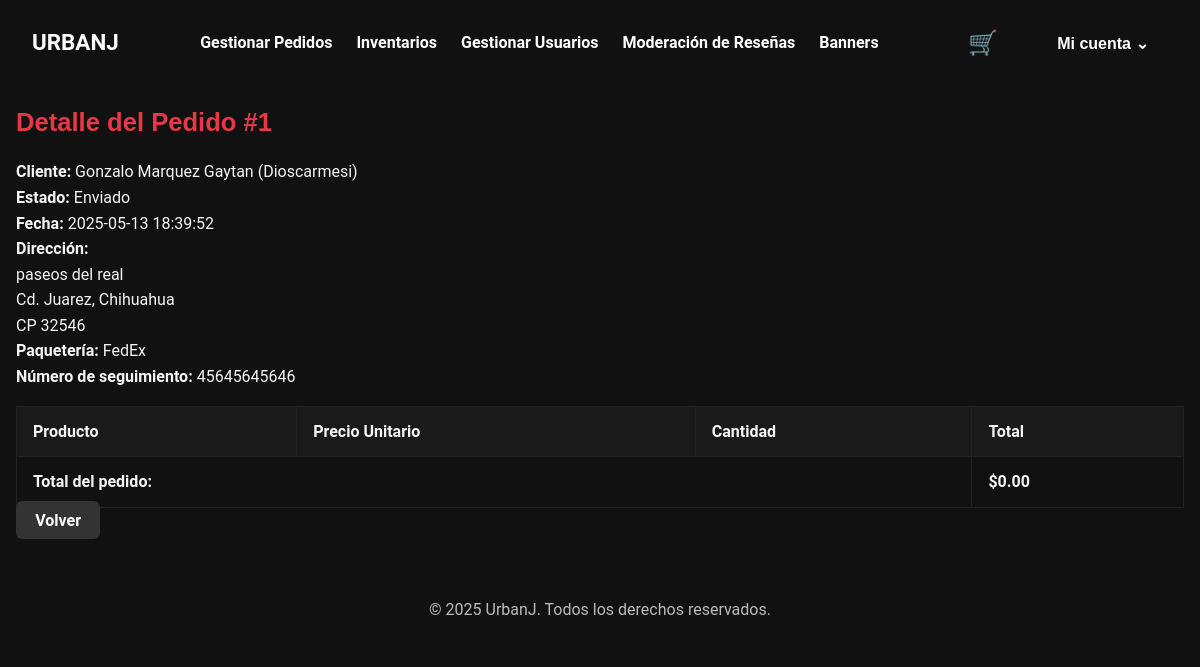
Screenshot of /Proyecto/ver_pedido.php?id=1 (signed in) with the database file from the repository.
### tables this page shows
CREATE TABLE `pedidos` (
  `id` int(11) NOT NULL,
  `usuario_id` int(11) NOT NULL,
  `total` decimal(10,2) NOT NULL,
  `estado` enum('Pendiente','Pagado','Enviado','Cancelado') DEFAULT 'Pendiente',
  `creado_at` datetime DEFAULT current_timestamp(),
  `actualizado_at` datetime DEFAULT current_timestamp() ON UPDATE current_timestamp(),
  `paqueteria` enum('FedEx','Estafeta','UPS') DEFAULT NULL,
  `guia_seguimiento` varchar(100) DEFAULT NULL
);

CREATE TABLE `usuarios` (
  `id` int(11) NOT NULL,
  `nombre` varchar(100) NOT NULL,
  `apellido_paterno` varchar(100) NOT NULL,
  `apellido_materno` varchar(100) NOT NULL,
  `usuario` varchar(50) NOT NULL,
  `pais` varchar(50) NOT NULL,
  `estado` varchar(50) NOT NULL,
  `ciudad` varchar(50) NOT NULL,
  `direccion1` varchar(255) NOT NULL,
  `direccion2` varchar(255) DEFAULT NULL,
  `codigo_postal` varchar(20) NOT NULL,
  `correo` varchar(100) NOT NULL,
  `password` varchar(255) NOT NULL,
  `fecha_nacimiento` date NOT NULL,
  `admin` tinyint(1) NOT NULL DEFAULT 0
);

### Proyecto/ver_pedido.php (the view, shortened to what this page needs)
<?php
require_once __DIR__ . '/includes/conexion.php';
$id = intval($_GET['id']);
$stmt = $pdo->prepare("
    SELECT p.id, p.total, p.estado, p.creado_at, p.paqueteria, p.guia_seguimiento,
           u.usuario, u.nombre, u.apellido_paterno, u.apellido_materno,
           u.estado AS estado_u, u.ciudad, u.direccion1, u.direccion2, u.codigo_postal
    FROM pedidos p
    JOIN usuarios u ON p.usuario_id = u.id
    WHERE p.id = ?
");
$stmt->execute([$id]);
$pedido = $stmt->fetch(PDO::FETCH_ASSOC);
$stmt = $pdo->prepare("
    SELECT d.cantidad, d.precio_unitario, pr.nombre
    FROM pedido_detalle d
    JOIN productos pr ON d.producto_id = pr.id
    WHERE d.pedido_id = ?
");
$stmt->execute([$id]);
$detalles = $stmt->fetchAll(PDO::FETCH_ASSOC);
require_once __DIR__ . '/includes/header.php';
?>
<main class="container">
  <h2 class="section__title">Detalle del Pedido #<?= $pedido['id'] ?></h2>
  <p><strong>Cliente:</strong>
    <?= htmlspecialchars($pedido['nombre'] . ' ' . $pedido['apellido_paterno'] . ' ' . $pedido['apellido_materno']) ?>
    (<?= htmlspecialchars($pedido['usuario']) ?>)
  </p>
  <p><strong>Estado:</strong> <?= $pedido['estado'] ?></p>
  <p><strong>Fecha:</strong> <?= $pedido['creado_at'] ?></p>
  <p><strong>Dirección:</strong><br>
    <?= htmlspecialchars($pedido['direccion1']) ?> <?= htmlspecialchars($pedido['direccion2']) ?><br>
    <?= htmlspecialchars($pedido['ciudad']) ?>, <?= htmlspecialchars($pedido['estado_u']) ?><br>
    CP <?= htmlspecialchars($pedido['codigo_postal']) ?>
  </p>
  <p><strong>Paquetería:</strong> <?= $pedido['paqueteria'] ?: 'No asignada' ?></p>
  <p><strong>Número de seguimiento:</strong> <?= $pedido['guia_seguimiento'] ?: 'No asignado' ?></p>
  <table class="productos-table">
    <thead>
      <tr>
        <th>Producto</th>
        <th>Precio Unitario</th>
        <th>Cantidad</th>
        <th>Total</th>
      </tr>
    </thead>
    <tbody>
      <?php $suma = 0; foreach ($detalles as $d):
        $subtotal = $d['cantidad'] * $d['precio_unitario'];
        $suma += $subtotal;
      ?>
        <tr>
          <td><?= htmlspecialchars($d['nombre']) ?></td>
          <td>$<?= number_format($d['precio_unitario'], 2) ?></td>
          <td><?= $d['cantidad'] ?></td>
          <td>$<?= number_format($subtotal, 2) ?></td>
        </tr>
      <?php endforeach; ?>
      <tr>
        <td colspan="3"><strong>Total del pedido:</strong></td>
        <td><strong>$<?= number_format($suma, 2) ?></strong></td>
      </tr>
    </tbody>
  </table>
  <a href="gestionar_pedidos.php" class="btn btn--secondary">Volver</a>
</main>
<?php require_once __DIR__ . '/includes/footer.php'; ?>

### Proyecto/CSS/styles.css (style rules this page uses)
*, *::before, *::after { box-sizing: border-box; margin: 0; padding: 0; }
:root { --bg: #111; --section: #1a1a1a; --card: #222; --text: #f5f5f5; --muted: #bbb; --accent: #e63946; --font-heading: 'Oswald', sans-serif; --font-body: 'Roboto', sans-serif; --radius: 6px; --success: #4caf50; --danger: #e63946; --info: #1e90ff; }
body { background: var(--bg); color: var(--text); font-family: var(--font-body); line-height: 1.6; min-height: 100vh; padding-bottom: 2rem; }
a { color: var(--accent); text-decoration: none; }
.container { max-width: 1200px; margin: 0 auto; padding: 1rem; }
h1, h2, h3 { font-family: var(--font-heading); color: var(--accent); margin-bottom: 1rem; }
button, .btn { background-color: var(--accent); color: white; padding: 0.6rem 1.2rem; border: none; border-radius: var(--radius); cursor: pointer; font-weight: bold; font-size: 1rem; }
.btn--secondary { background-color: #333; }

### Proyecto/css/consultaPedidos.css (style rules this page uses)
.section__title { font-size: 1.6rem; color: var(--accent); margin-bottom: 1rem; }
.productos-table { width: 100%; border-collapse: collapse; margin-top: 1rem; }
.productos-table th, .productos-table td { border: 1px solid var(--card); padding: 0.75rem 1rem; text-align: left; color: var(--text); }
.productos-table th { background-color: var(--section); }

### rows the page displays
pedidos: id "1", usuario.apellido_materno "Gonzalo Marquez Gaytan", usuario.usuario "Dioscarmesi", estado "Enviado", creado_at "2025-05-13 18:39:52", usuario.direccion1 "paseos del real", usuario.ciudad "Cd. Juarez", usuario.estado "Chihuahua", usuario.codigo_postal "32546", paqueteria "FedEx", guia_seguimiento "45645645646"

### other values shown
$suma "0.00"
